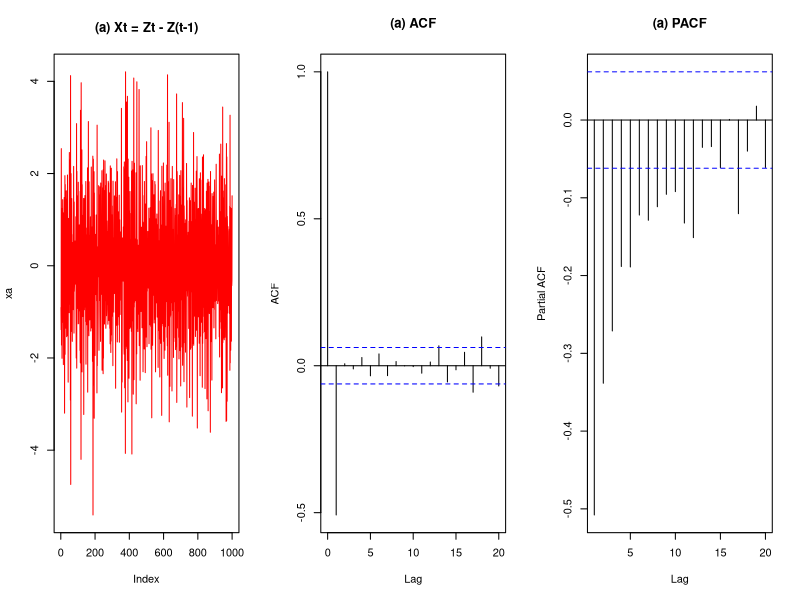
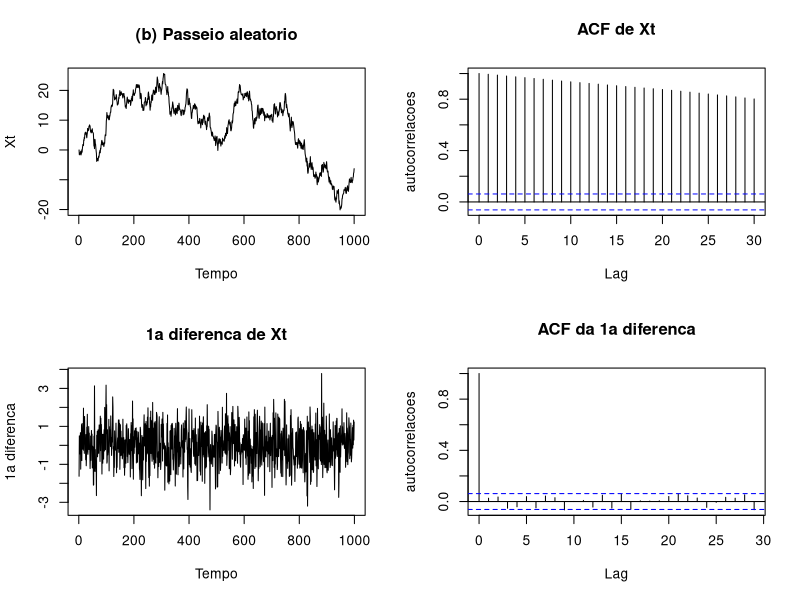
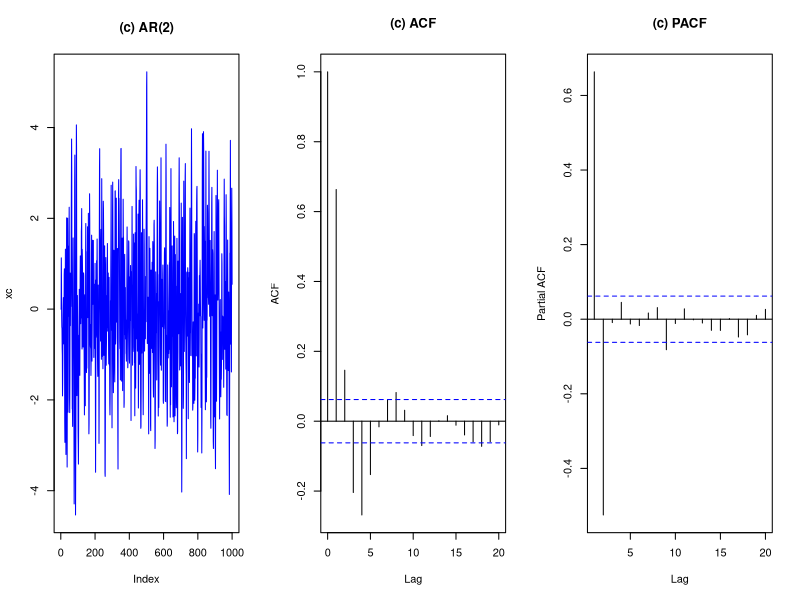
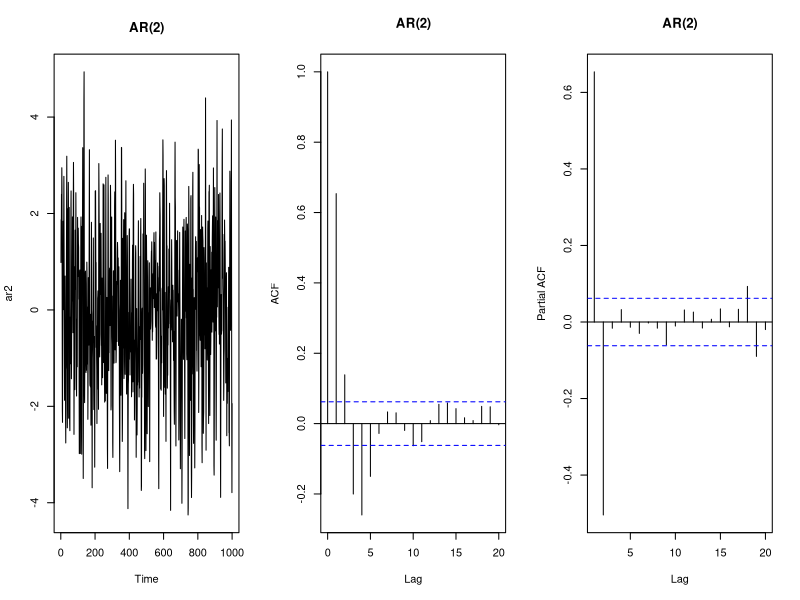

Here is the R script that generated these plots, in order:
# ==========================================================================
# 3o TRABALHO PRATICO - QUESTAO 1
# Os processos abaixo sao estacionarios? Justifique.   Zt ~ iid N(0, sigma^2)
#   (a) Xt = Zt - Z(t-1)
#   (b) Xt = X(t-1) + Zt
#   (c) Xt - X(t-1) + 0,5*X(t-2) = Zt
# ==========================================================================

library(tseries)      # traz o kpss.test (o mesmo teste usado pelo professor)
graphics.off()        # fecha graficos antigos que possam ter ficado abertos
set.seed(13679821) # semente do professor (Aulas/09/ProcEstocasticos.r): trava o sorteio
                      # e os resultados saem IGUAIS toda vez que o script for rodado
n <- 1000             # numero de valores de cada serie (como no 01-MA.R)

# --------------------------------------------------------------------------
# (a) Xt = Zt - Z(t-1)   ->   MA(1) com beta1 = -1
# --------------------------------------------------------------------------
# Gera a serie como o professor faz no 01-MA.R:
zt <- rnorm(1, 0, 1)                 # primeiro sorteio
xa <- 0
for (i in 2:(n + 1)) {
  zt[i] <- rnorm(1, 0, 1)            # sorteio novo (o "Z" de hoje)
  xa[i] <- zt[i] - 1 * zt[i - 1]     # Xt = Zt + beta1*Z(t-1), com beta1 = -1
}
xa <- xa[2:(n + 1)]                  # descarta o primeiro valor (so um zero inicial)

mean(xa)                             # media: deve ficar perto de 0 (constante)
var(xa)                              # variancia: perto de 2 (= 2*sigma^2); muda um pouco a cada sorteio

# Teste KPSS: H0 = serie estacionaria. Se p >= 0,05, NAO rejeita (e estacionaria).
kpss.test(xa, null = "L")

# Valores teoricos (conta feita a mao): gama(0) = 2, gama(1) = -1, rho(1) = -0,5
# Pela formula do slide do MA(1): rho(1) = beta1/(1 + beta1^2) = -1/(1+1) = -0,5
beta1 <- -1
beta1 / (1 + beta1^2)                # rho(1) teorico = -0,5
acf(xa, lag.max = 20, plot = FALSE)$acf[2]   # rho(1) estimado dos dados (perto de -0,5)

par(mfrow = c(1, 3))
plot(xa, type = "l", col = "red", main = "(a) Xt = Zt - Z(t-1)")
acf(xa, type = "correlation", lag.max = 20, main = "(a) ACF")
pacf(xa, lag.max = 20, main = "(a) PACF")
par(mfrow = c(1, 1))
# A serie oscila em torno de 0 sem se afastar, e a ACF so tem barra no lag 1.

# Conferencia com arima.sim (como o professor faz). Aqui ma = c(-1).
ma_a <- arima.sim(n = 1000, list(ma = c(-1)))
var(ma_a)                            # tambem perto de 2

# --------------------------------------------------------------------------
# (b) Xt = X(t-1) + Zt   ->   PASSEIO ALEATORIO (aula 09)
# --------------------------------------------------------------------------
# Gera a serie como o professor faz no ProcEstocasticos.r:
xb <- 0
for (i in 2:n) {
  xb[i] <- xb[i - 1] + rnorm(1, mean = 0, sd = 1)   # Xt = X(t-1) + Zt
}
kpss.test(xb, null = "L")            # p-valor pequeno (< 0,05): REJEITA H0 -> NAO estacionaria

par(mfrow = c(2, 2))                 # 4 graficos juntos, como no ProcEstocasticos.r
plot(xb, type = "l", xlab = "Tempo", ylab = "Xt", main = "(b) Passeio aleatorio")
acf(xb, main = "ACF de Xt", xlab = "Lag", ylab = "autocorrelacoes")
zb <- diff(xb)                       # primeira diferenca: Xt - X(t-1) = Zt
plot(zb, type = "l", xlab = "Tempo", ylab = "1a diferenca", main = "1a diferenca de Xt")
acf(zb, main = "ACF da 1a diferenca", xlab = "Lag", ylab = "autocorrelacoes")
par(mfrow = c(1, 1))
# A serie vaga sem voltar a media e a ACF quase nao cai. A diferenca e ruido branco.

kpss.test(zb, null = "L")            # agora p >= 0,05: a diferenca e estacionaria

# Por que NAO e estacionario? Var(Xt) = t * sigma^2 CRESCE com o tempo (slide da aula 09).
# Conferimos sorteando 2000 "caminhos" de 100 passos e olhando a variancia em cada t:
caminhos <- 2000
tmax     <- 100
Z <- matrix(rnorm(caminhos * tmax), nrow = caminhos, ncol = tmax)  # cada linha = um caminho
X <- t(apply(Z, 1, cumsum))          # cumsum: Xt = Z1 + Z2 + ... + Zt (comecando em X0 = 0)
tempos <- c(1, 2, 3, 10, 50, 100)
tabela <- data.frame(
  tempo        = tempos,
  var_simulada = apply(X[, tempos], 2, var),   # variancia de verdade, medida nos caminhos
  var_teorica  = tempos * 1                    # t * sigma^2, com sigma^2 = 1
)
tabela                               # a variancia cresce junto com t: NAO estacionario

# --------------------------------------------------------------------------
# (c) Xt - X(t-1) + 0,5*X(t-2) = Zt   ->   Xt = 1*X(t-1) - 0,5*X(t-2) + Zt   (AR(2))
#     alfa1 = 1  e  alfa2 = -0,5
# --------------------------------------------------------------------------
# Gera a serie como o professor faz no 01-AR.R (exemplo do AR(2)):
xc <- c(0, 0)                        # dois valores iniciais
for (i in 3:n) {
  xc[i] <- 1 * xc[i - 1] - 0.5 * xc[i - 2] + rnorm(1, 0, 1)
}
kpss.test(xc, null = "L")            # p >= 0,05: nao rejeita -> estacionaria

# Teoria (slide "Estacionariedade de um processo AR(p)"):
# polinomio Phi(B) = 1 - alfa1*B - alfa2*B^2 = 1 - B + 0,5*B^2 ; precisa ter raizes FORA do circulo
raizes <- polyroot(c(1, -1, 0.5))    # coeficientes do menor para o maior grau: 1, -1, 0,5
raizes                               # 1+1i e 1-1i (numeros complexos)
Mod(raizes)                          # modulo = 1,414 > 1  -> raizes FORA do circulo unitario

# Condicoes do triangulo para o AR(2) (as 3 precisam ser TRUE):
a1 <- 1
a2 <- -0.5
a1 + a2 < 1                          # 0,5 < 1   -> TRUE
a2 - a1 < 1                          # -1,5 < 1  -> TRUE
(a2 > -1) & (a2 < 1)                 # -1 < -0,5 < 1 -> TRUE

par(mfrow = c(1, 3))
plot(xc, type = "l", col = "blue", main = "(c) AR(2)")
acf(xc, lag.max = 20, main = "(c) ACF")
pacf(xc, lag.max = 20, main = "(c) PACF")
par(mfrow = c(1, 1))
# Conferencia com arima.sim (como o professor faz)
ar2 <- arima.sim(n = 1000, list(ar = c(1, -0.5)))
par(mfrow = c(1, 3))
plot.ts(ar2, main = "AR(2)")
acf(ar2, type = "correlation", lag.max = 20, main = "AR(2)")
pacf(ar2, lag.max = 20, main = "AR(2)")
par(mfrow = c(1, 1))

# --------------------------------------------------------------------------
# RESUMO
# --------------------------------------------------------------------------
data.frame(
  processo      = c("(a) Xt = Zt - Z(t-1)", "(b) Xt = X(t-1) + Zt", "(c) AR(2) com alfa1=1 e alfa2=-0,5"),
  estacionario  = c("SIM", "NAO", "SIM"),
  motivo        = c("media 0, variancia 2*sigma^2 e covariancia so depende do lag",
                    "Var(Xt) = t*sigma^2 cresce com t (raiz unitaria)",
                    "raizes 1+-1i com modulo 1,414 > 1 (fora do circulo)")
)
